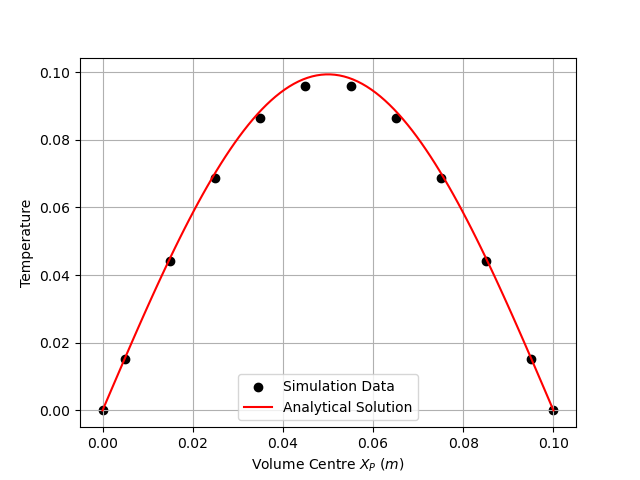

Source code (Python):
import numpy as np
import matplotlib.pyplot as plt
import pandas as pd


def solution_analytic(x, t, alpha, l):
    return np.sin(np.pi * x / l) * np.exp(-alpha * np.pi ** 2 * t / (l ** 2))


conditions = {'t': 20.0, 'alpha': 1.17e-4, 'l': 0.1}

df = pd.DataFrame({
    'P': [],
    'Xp': [],
    'TpAnalytic': [],
    'TpNumeric': [],
    'Error': [],
})

df.loc[0] = [0, 0.00000000000000e+00, 0.00000000000000e+00, 0.00000000000000e+0, np.nan]
df.loc[1] = [1, 5.00000000000000e-03, 1.55358419552192e-02, 1.519114550741685e-02, np.nan]
df.loc[2] = [2, 1.50000000000000e-02, 4.50867694105048e-02, 4.408642135705005e-02, np.nan]
df.loc[3] = [3, 2.50000000000000e-02, 7.02242897378960e-02, 6.866621111609576e-02, np.nan]
df.loc[4] = [4, 3.50000000000000e-02, 8.84877673043450e-02, 8.652447370547318e-02, np.nan]
df.loc[5] = [5, 4.50000000000000e-02, 9.80894456765170e-02, 9.591311795710193e-02, np.nan]
df.loc[6] = [6, 5.50000000000000e-02, 9.80894456765170e-02, 9.591311795710201e-02, np.nan]
df.loc[7] = [7, 6.50000000000000e-02, 8.84877673043450e-02, 8.652447370547318e-02, np.nan]
df.loc[8] = [8, 7.50000000000000e-02, 8.84877673043450e-02, 6.866621111609558e-02, np.nan]
df.loc[9] = [9, 8.50000000000000e-02, 4.50867694105048e-02, 4.408642135705026e-02, np.nan]
df.loc[10] = [10, 9.50000000000000e-02, 1.55358419552192e-02, 1.519114550741688e-02, np.nan]
df.loc[11] = [11, 1.00000000000000e-01, 0.00000000000000e+00, 0.00000000000000e+0, np.nan]

df['Error'] = df['TpAnalytic'] - df['TpNumeric']

xplot = np.linspace(0.0, conditions['l'], 100)

plt.scatter(df['Xp'], df['TpNumeric'], color='black', label='Simulation Data')
plt.plot(xplot, solution_analytic(xplot, *conditions.values()), color='red', label='Analytical Solution')

plt.grid()

# plt.title('Simulation Results')
plt.xlabel(r'Volume Centre $X_P$ $(m)$')
plt.ylabel(r'Temperature')
plt.legend()

plt.savefig('plot.png')
plt.show()
